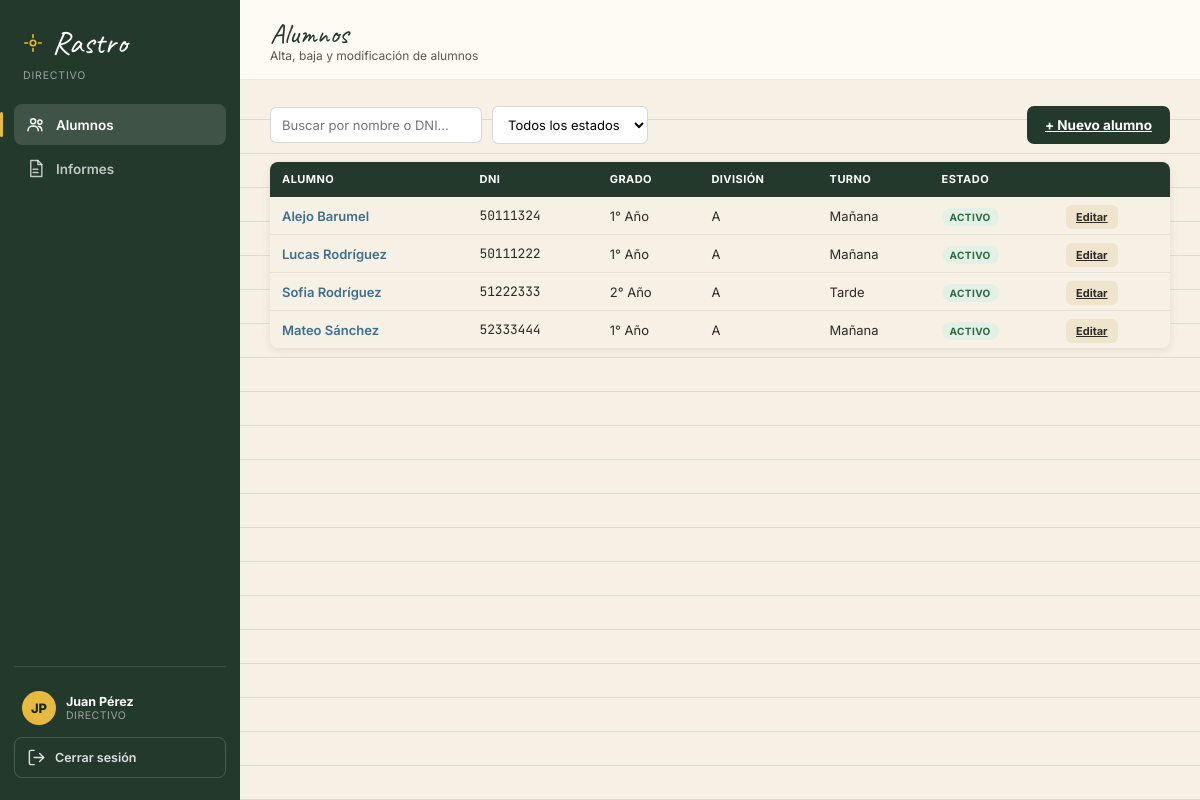
The app's page /directivo/alumnos/ (signed in) with its own data.
### core/models.py (models this page shows, shortened)
class Usuario(models.Model):
    ROL_DIRECTIVO = "DIRECTIVO"
    ROL_SUPERVISOR = "SUPERVISOR"
    ROL_DOCENTE = "DOCENTE"
    ROL_PADRE = "PADRE"
    ROL_CHOICES = [
        (ROL_DIRECTIVO, "Directivo"),
        (ROL_SUPERVISOR, "Supervisor"),
        (ROL_DOCENTE, "Docente"),
        (ROL_PADRE, "Padre/Tutor"),
    ]
    id_usuario = models.AutoField(primary_key=True)
    nombre_usuario = models.CharField(max_length=100, unique=True)
    contrasena = models.CharField(max_length=255)
    nombre = models.CharField(max_length=100, blank=True, null=True)
    apellido = models.CharField(max_length=100, blank=True, null=True)
    dni = models.CharField(max_length=20, unique=True)
    telefono = models.CharField(max_length=30, blank=True, null=True)
    email = models.CharField(max_length=150, blank=True, null=True)
    rol = models.CharField(max_length=20, choices=ROL_CHOICES)
    class Meta:
        db_table = "USUARIO"
    @property
    def nombre_completo(self):
        return f"{self.nombre or ''} {self.apellido or ''}".strip()
    def iniciales(self):
        n = (self.nombre or "?")[:1]
        a = (self.apellido or "?")[:1]
        return (n + a).upper()

class Alumno(models.Model):
    ESTADO_ACTIVO = "ACTIVO"
    ESTADO_INACTIVO = "INACTIVO"
    ESTADO_EGRESADO = "EGRESADO"
    ESTADO_BAJA = "BAJA"
    ESTADO_CHOICES = [
        (ESTADO_ACTIVO, "Activo"),
        (ESTADO_INACTIVO, "Inactivo"),
        (ESTADO_EGRESADO, "Egresado"),
        (ESTADO_BAJA, "Baja"),
    ]
    id_alumno = models.AutoField(primary_key=True)
    nombre = models.CharField(max_length=100)
    apellido = models.CharField(max_length=100)
    dni = models.CharField(max_length=20, unique=True)
    foto = models.CharField(max_length=255, blank=True, null=True)
    grado = models.ForeignKey(Grado, on_delete=models.PROTECT, db_column="id_grado")
    division = models.ForeignKey(Division, on_delete=models.PROTECT, db_column="id_division")
    turno = models.ForeignKey(Turno, on_delete=models.PROTECT, db_column="id_turno")
    estado = models.CharField(max_length=20, choices=ESTADO_CHOICES, default=ESTADO_ACTIVO)
    class Meta:
        db_table = "ALUMNO"
        ordering = ["apellido", "nombre"]

class Grado(models.Model):
    id_grado = models.AutoField(primary_key=True)
    nombre_grado = models.CharField(max_length=100)
    class Meta:
        db_table = "GRADO"

class Division(models.Model):
    id_division = models.AutoField(primary_key=True)
    nombre_division = models.CharField(max_length=50)
    grado = models.ForeignKey(Grado, on_delete=models.CASCADE, db_column="id_grado", related_name="divisiones")
    class Meta:
        db_table = "DIVISION"

class Turno(models.Model):
    id_turno = models.AutoField(primary_key=True)
    nombre_turno = models.CharField(max_length=50)
    class Meta:
        db_table = "TURNO"

### core/views.py (the view)
# urls.py: path("directivo/alumnos/", views.directivo_alumnos, name="directivo_alumnos"),
@role_required(Usuario.ROL_DIRECTIVO)
def directivo_alumnos(request):
    qs = Alumno.objects.select_related("grado", "division", "turno")
    q = request.GET.get("q", "").strip()
    estado = request.GET.get("estado", "").strip()
    if q:
        qs = qs.filter(Q(nombre__icontains=q) | Q(apellido__icontains=q) | Q(dni__icontains=q))
    if estado:
        qs = qs.filter(estado=estado)
    return render(request, "core/directivo_alumnos.html", {
        "alumnos": qs, "q": q, "estado": estado, "estados": Alumno.ESTADO_CHOICES,
    })

### core/context_processors.py (called while the page is built)
def usuario_actual(request):
    uid = request.session.get("usuario_id")
    if not uid:
        return {}
    usuario = Usuario.objects.filter(pk=uid).first()
    if not usuario:
        return {}
    ctx = {"usuario_actual": usuario}
    if usuario.rol == Usuario.ROL_DOCENTE:
        docente = Docente.objects.filter(usuario=usuario).first()
        if docente:
            notifs = Notificacion.objects.filter(docente=docente).select_related("alumno")
            ctx["notificaciones"] = notifs[:12]
            ctx["notificaciones_no_leidas"] = notifs.filter(leido=False).count()
    return ctx

### core/views.py (called while the page is built)
def get_current_usuario(request):
    uid = request.session.get("usuario_id")
    if not uid:
        return None
    return Usuario.objects.filter(pk=uid).first()

def login_required_custom(view_func):
    @wraps(view_func)
    def wrapper(request, *args, **kwargs):
        usuario = get_current_usuario(request)
        if not usuario:
            return redirect("login")
        request.usuario = usuario
        return view_func(request, *args, **kwargs)
    return wrapper

def role_required(*roles):
    def decorator(view_func):
        @wraps(view_func)
        @login_required_custom
        def wrapper(request, *args, **kwargs):
            if request.usuario.rol not in roles:
                messages.error(request, "No tenés permiso para acceder a esa sección.")
                return redirect(home_url_for(request.usuario))
            return view_func(request, *args, **kwargs)
        return wrapper
    return decorator

### core/templates/core/directivo_alumnos.html (shortened to what this page needs)
{% extends "core/base.html" %}
{% block page_title %}Alumnos{% endblock %}
{% block page_sub %}Alta, baja y modificación de alumnos{% endblock %}
{% block content %}
<form method="get" class="toolbar">
  <input type="text" name="q" value="{{ q }}" placeholder="Buscar por nombre o DNI…" onchange="this.form.submit()">
  <select name="estado" onchange="this.form.submit()">
    <option value="">Todos los estados</option>
  </select>
  <a class="btn btn-primary" style="margin-left:auto;" href="{% url 'alumno_nuevo' %}">+ Nuevo alumno</a>
</form>
{% if alumnos %}
<table>
  <thead><tr><th>Alumno</th><th>DNI</th><th>Grado</th><th>División</th><th>Turno</th><th>Estado</th><th></th></tr></thead>
  <tbody>
    {% for a in alumnos %}
    <tr>
      <td><a href="{% url 'alumno_detail' a.id_alumno %}" style="color:var(--blue);font-weight:600;text-decoration:none;">{{ a.nombre }} {{ a.apellido }}</a></td>
      <td class="mono">{{ a.dni }}</td>
      <td>{{ a.grado.nombre_grado }}</td>
      <td>{{ a.division.nombre_division }}</td>
      <td>{{ a.turno.nombre_turno }}</td>
      <td><span class="pill estado-{{ a.estado }}">{{ a.estado }}</span></td>
      <td><a class="mini-btn" href="{% url 'alumno_editar' a.id_alumno %}">Editar</a></td>
    </tr>
    {% endfor %}
  </tbody>
</table>
{% else %}
<p class="empty">No se encontraron alumnos.</p>
{% endif %}
{% endblock %}

### core/templates/core/base.html (shortened to what this page needs)
{% load static %}
<!DOCTYPE html>
<html lang="es">
<head>
<link rel="stylesheet" href="{% static 'core/css/style.css' %}">
</head>
<body>
<div id="main-app">
  <div class="sidebar">
    <div class="logo">
      <svg class="icon" viewBox="0 0 24 24" style="width:22px;height:22px;stroke:var(--accent);"><circle cx="12" cy="12" r="3"/><path d="M12 3v3M12 18v3M3 12h3M18 12h3"/></svg>
      <span class="txt">Rastro</span>
    </div>
    <div class="logo-sub">{{ usuario_actual.rol }}</div>
    <div id="nav-list">
      {% with url_name=request.resolver_match.url_name %}
      {% if usuario_actual.rol == "PADRE" %}
        <a class="nav-item active" href="{% url 'padre_hijos' %}">
          <svg class="icon" viewBox="0 0 24 24"><circle cx="9" cy="8" r="3.2"/><path d="M2.5 20c0-3.6 2.9-6 6.5-6s6.5 2.4 6.5 6"/><circle cx="17.5" cy="9" r="2.6"/><path d="M15.5 14.3c2.7.4 4.5 2.4 4.5 5.7"/></svg>
          <span class="lbl">Mis hijos</span>
        </a>
      {% elif usuario_actual.rol == "DIRECTIVO" %}
        <a class="nav-item {% if url_name in 'directivo_alumnos,alumno_nuevo,alumno_editar,alumno_eliminar' %}active{% endif %}" href="{% url 'directivo_alumnos' %}">
          <svg class="icon" viewBox="0 0 24 24"><circle cx="9" cy="8" r="3.2"/><path d="M2.5 20c0-3.6 2.9-6 6.5-6s6.5 2.4 6.5 6"/><circle cx="17.5" cy="9" r="2.6"/><path d="M15.5 14.3c2.7.4 4.5 2.4 4.5 5.7"/></svg>
          <span class="lbl">Alumnos</span>
        </a>
        <a class="nav-item {% if url_name in 'directivo_informes,informe_cambiar_estado' %}active{% endif %}" href="{% url 'directivo_informes' %}">
          <svg class="icon" viewBox="0 0 24 24"><path d="M6 2h9l5 5v15H6z"/><path d="M15 2v5h5"/><path d="M9 13h6M9 17h6"/></svg>
          <span class="lbl">Informes</span>
        </a>
      {% endif %}
      {% endwith %}
    </div>
    <div class="sidebar-footer">
      <div class="sidebar-user">
        <div class="avatar">{{ usuario_actual.iniciales }}</div>
        <div class="u-info">
          <div class="u-name">{{ usuario_actual.nombre_completo }}</div>
          <div class="u-role">{{ usuario_actual.rol }}</div>
        </div>
      </div>
      <a class="logout-btn" href="{% url 'logout' %}">
        <svg class="icon" viewBox="0 0 24 24" width="16" height="16"><path d="M9 21H5a2 2 0 0 1-2-2V5a2 2 0 0 1 2-2h4"/><path d="M16 17l5-5-5-5"/><path d="M21 12H9"/></svg>
        <span class="lbl">Cerrar sesión</span>
      </a>
    </div>
  </div>
  <div class="content-wrap">
    <div class="topbar">
      <div>
        <div class="page-title">{% block page_title %}{% endblock %}</div>
        <div class="page-sub">{% block page_sub %}{% endblock %}</div>
      </div>
    </div>
    <main>
      <div class="content-inner">
        {% block content %}{% endblock %}
      </div>
    </main>
  </div>
</div>
</body>
</html>

### records on screen
Usuario: rol "DIRECTIVO", iniciales "JP", nombre_completo "Juan Pérez"
Alumno: nombre "Alejo", apellido "Barumel", dni "50111324", grado.nombre_grado "1° Año", division.nombre_division "A", turno.nombre_turno "Mañana", estado "ACTIVO"
Alumno: nombre "Lucas", apellido "Rodríguez", dni "50111222", grado.nombre_grado "1° Año", division.nombre_division "A", turno.nombre_turno "Mañana", estado "ACTIVO"
Alumno: nombre "Sofia", apellido "Rodríguez", dni "51222333", grado.nombre_grado "2° Año", division.nombre_division "A", turno.nombre_turno "Tarde", estado "ACTIVO"
Alumno: nombre "Mateo", apellido "Sánchez", dni "52333444", grado.nombre_grado "1° Año", division.nombre_division "A", turno.nombre_turno "Mañana", estado "ACTIVO"
